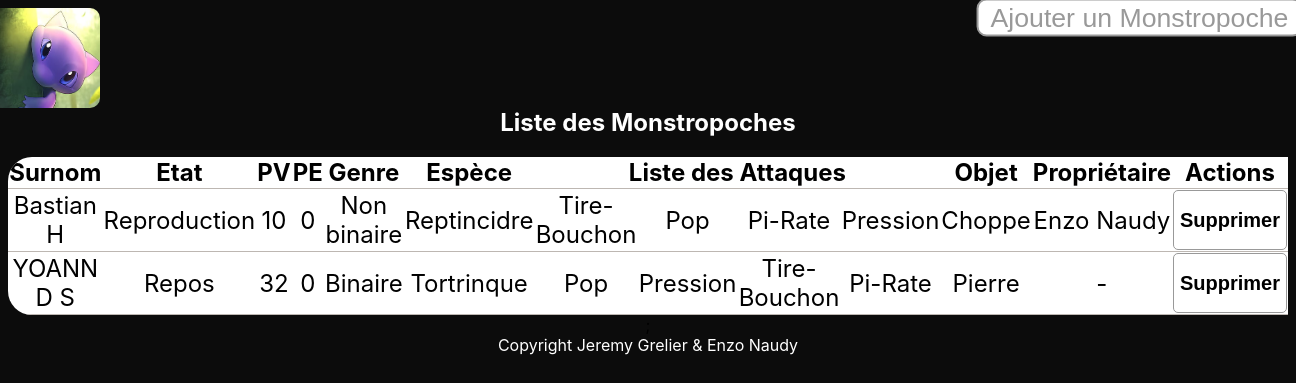
Screenshot of /Site/monstropoches.php with the database file from the repository.
### tables this page shows
CREATE TABLE IF NOT EXISTS `MONSTROPOCHE` (
  `IdMonstropoche` int(11) NOT NULL AUTO_INCREMENT,
  `Surnom` text NOT NULL,
  `Etat` enum('Mission','Repos','Reproduction') NOT NULL,
  `PV` int(11) NOT NULL,
  `PE` int(11) NOT NULL,
  `Genre` enum('Mâle','Femelle','Binaire','Non binaire') NOT NULL,
  `NumEspece` int(11) NOT NULL,
  `IdObjet` int(11) DEFAULT NULL,
  `IdProprietaire` int(11) DEFAULT NULL,
  PRIMARY KEY (`IdMonstropoche`),
  KEY `NumEspece` (`NumEspece`,`IdObjet`,`IdProprietaire`),
  KEY `IdObjet` (`IdObjet`),
  KEY `IdProprietaire` (`IdProprietaire`)
);

CREATE TABLE IF NOT EXISTS `ESPECE` (
  `Numero` int(11) NOT NULL,
  `NomEspece` text NOT NULL,
  `TypeEspece` int(11) NOT NULL,
  `TypeEspece2` int(11) DEFAULT NULL,
  `Sprite` text NOT NULL,
  PRIMARY KEY (`Numero`),
  KEY `TypeEspece` (`TypeEspece`),
  KEY `TypeEspece2` (`TypeEspece2`)
);

CREATE TABLE IF NOT EXISTS `MOVESET_MONSTROPOCHE` (
  `IdAttaque` int(11) NOT NULL,
  `IdMonstropoche` int(11) NOT NULL,
  `Position` enum('1','2','3','4') NOT NULL,
  PRIMARY KEY (`IdAttaque`,`IdMonstropoche`),
  KEY `IdMonstropoche` (`IdMonstropoche`)
);

CREATE TABLE IF NOT EXISTS `ATTAQUE` (
  `IdAttaque` int(11) NOT NULL AUTO_INCREMENT,
  `NomAttaque` text NOT NULL,
  `Puissance` int(11) NOT NULL,
  `Precision` int(11) NOT NULL,
  `TypeAttaque` int(11) NOT NULL,
  PRIMARY KEY (`IdAttaque`),
  KEY `TypeAttaque` (`TypeAttaque`)
);

CREATE TABLE IF NOT EXISTS `OBJET` (
  `IdObjet` int(11) NOT NULL AUTO_INCREMENT,
  `NomObjet` text NOT NULL,
  `BonusPuissance` float NOT NULL,
  `IsUnique` tinyint(1) NOT NULL,
  PRIMARY KEY (`IdObjet`)
);

CREATE TABLE IF NOT EXISTS `PROPRIETAIRE` (
  `IdProprietaire` int(11) NOT NULL AUTO_INCREMENT,
  `NomProprietaire` text NOT NULL,
  `IsJouable` tinyint(1) NOT NULL,
  PRIMARY KEY (`IdProprietaire`)
);

### Site/monstropoches.php (the view, shortened to what this page needs)
<!DOCTYPE html>
<html>
<head>
  <link rel="stylesheet" href="css/monsite.css" />
</head>
<body>
  <?php include "topnav.php" ?>
  <div class="listeEspece">
    <h2>Liste des Monstropoches</h2>
    <?php
    include "connect.php";  ?>
    <table>
      <tr>
        <th>Surnom</th>
        <th>Etat</th>
        <th>PV</th>
        <th>PE</th>
        <th>Genre</th>
        <th>Espèce</th>
        <th colspan="4">Liste des Attaques</th>
        <th>Objet</th>
        <th>Propriétaire</th>
        <th>Actions</th>
      </tr>
      <?php
      $requete1 = "select * from MONSTROPOCHE, ESPECE where MONSTROPOCHE.NumEspece = ESPECE.Numero order by MONSTROPOCHE.IdMonstropoche asc";
      if ($res1 = $dbh->query($requete1))
        $monstropoches =  $res1->fetchAll();
      foreach ($monstropoches as $monstropoche) {
        $requeteobj = "select * from MONSTROPOCHE, OBJET where IdMonstropoche = ".$monstropoche['IdMonstropoche']." and MONSTROPOCHE.IdObjet = OBJET.IdObjet";
      if ($resObjet = $dbh->query($requeteobj))
        $objets = $resObjet->fetchAll();
        $obj = isset($objets[0]['NomObjet'])? $objets[0]['NomObjet'] : '-';
        $requeteproprio = "select * from MONSTROPOCHE, PROPRIETAIRE where IdMonstropoche = ".$monstropoche['IdMonstropoche']." and MONSTROPOCHE.IdProprietaire = PROPRIETAIRE.IdProprietaire";
      if ($resProprio = $dbh->query($requeteproprio))
        $proprios = $resProprio->fetchAll();
        $proprio = isset($proprios[0]['NomProprietaire']) ? $proprios[0]['NomProprietaire'] : '-';
        echo '<td>' . $monstropoche['Surnom'] . '</td>';
        echo '<td>' . $monstropoche['Etat'] . '</td>';
        echo '<td>' . $monstropoche['PV'] . '</td>';
        echo '<td>' . $monstropoche['PE'] . '</td>';
        echo '<td>' . $monstropoche['Genre'] . '</td>';
        echo '<td>' . $monstropoche['NomEspece'] . '</td>';
        $requete2 = "select * from MOVESET_MONSTROPOCHE, ATTAQUE where MOVESET_MONSTROPOCHE.IdAttaque = ATTAQUE.IdAttaque and MOVESET_MONSTROPOCHE.IdMonstropoche = " . $monstropoche['IdMonstropoche'] . " order by MOVESET_MONSTROPOCHE.idMonstropoche asc, MOVESET_MONSTROPOCHE.position asc";
        if ($res2 = $dbh->query($requete2))
          $attaques = $res2->fetchAll();
        foreach ($attaques as $attaque) {
          echo '<td>' . $attaque['NomAttaque'] . '</td>';
        }
        echo '<td>' . $obj . '</td>';
        echo '<td>' . $proprio . '</td>';
        echo '<td><form method="post" action="delete/deleteMonstropoche.php">
                      <button type="submit" name="btnEnvoiForm" title="Envoyer"><h2 style="color:black">Supprimer</h2></button>
                      <input type="hidden" name="id" value="' . $monstropoche['IdMonstropoche'] . '"/>
                      <input type="hidden" name="name" value="' . $monstropoche['Surnom'] . '"/>
                    </form></td>';
      }
      echo '
      </table>
      <button id="openModal"> Ajouter un Monstropoche</button>
   </div>
  <div id="mydialog">
<dialog open class="ModalAddSpecies" role="dialog" aria-modal="true" aria-labelledby="modal-heading" style="height: 420px;">
      <h1 id="modal-heading">Ajouter un Monstropoches</h1>
      <form action="./add/add-monstropoche.php" method="post">
        <label>Surnom : <input type="text" id="Nickname" name="Nickname" required><br></label>
        <label>PV : <input type="number" id="HP" name="HP" min=1 max="100" required><br></label>
        <label>Genre : <select name="Gender" id="Gender" required>
        <option value="">--Choisissez--</option>
        <option value="Male">Mâle</option>
        <option value="Femelle">Femelle</option>
        <option value="Binaire">Binaire</option>
        <option value="Non binaire">Non binaire</option>
        </select> <br> </label>
        <label>Espèce : <select name="Species" id="Species" required>
        <option value="null">--Choisissez--</option>';
      echo '</select> <br></label>
        <label>Attaque : <select name="Attack" id="Attack" required>
        <option value="null">--Choisissez--</option>';
      echo '
        </select> <br></label>
        <label>Attaque : <select name="Attacke" id="Attacke">
        <option value="null">--Choisissez--</option>';
      echo '
        </select> <br></label>
        <label>Attaque : <select name="Attackee" id="Attackee">
        <option value="null">--Choisissez--</option>';
      echo '
        </select> <br></label>
        <label>Attaque : <select name="Attackeee" id="Attackeee">
        <option value="null">--Choisissez--</option>';
      echo '
        </select> <br></label>
        <label>Objet : <select name="Object" id="Object">
        <option value=null>--Choisissez--</option>';
      echo '</select> <br></label>
        <label>Propriétaire : <select name="Owner" id="Owner">
        <option value=null>--Choisissez--</option>';
      echo '</select> <br></label>
        <input type="submit" value="valider">
      </form>
      <button onclick="document.getElementById(\'mydialog\').style.visibility=\'hidden\'" style="position: inherit;top: -4px;left: 80%;border: none;background: transparent;"><img src="assets/376.png" alt="close" style="width: 60px; height: 60px;"/></button>
    </dialog>
</div>
  </div>;' ?>
      <?php include "footer.php" ?>
</body>
</html>

### Site/css/monsite.css (style rules this page uses)
h2 { color: white; }
body { background-image: url('../assets/background.jpg'); background-color: #0c0c0c; font-family: -apple-system, BlinkMacSystemFont, 'Segoe UI', Roboto, Oxygen, Ubuntu, Cantarell, 'Open Sans', 'Helvetica Neue', sans-serif; position: relative; align-content: center; align-items: center; justify-content: center; text-align: center; scroll-behavior: smooth; background-repeat: no-repeat; background-size: cover; }
button { background-color: white; border: 1px solid #999999; color: #999999; border-radius: 5px; }
#openModal { position: absolute; top: 0; right: 5em; scale: 2; }
.listeEspece { margin-top: 100px; }
table { width: 100%; border-collapse: collapse; border-radius: 1em; overflow: hidden; position: relative; display: table; background-color: white; margin: 0 auto; font-size: x-large; border-bottom-right-radius:0 ; border-top-right-radius: 0; }
.listeEspece tr { padding-bottom: 1%; border-bottom: 1px solid #bdb7b2; }

### rows the page displays
monstropoche: Surnom "Bastian H", Etat "Reproduction", PV "10", PE "0", Genre "Non binaire", NumEspece.NomEspece "Reptincidre", IdObjet.NomObjet "Choppe", IdProprietaire.NomProprietaire "Enzo Naudy"
moveset_monstropoche: IdAttaque.NomAttaque "Tire-Bouchon"
moveset_monstropoche: IdAttaque.NomAttaque "Pop"
moveset_monstropoche: IdAttaque.NomAttaque "Pi-Rate"
moveset_monstropoche: IdAttaque.NomAttaque "Pression"
monstropoche: Surnom "YOANN D S", Etat "Repos", PV "32", PE "0", Genre "Binaire", NumEspece.NomEspece "Tortrinque", IdObjet.NomObjet "Pierre", proprio "-"
moveset_monstropoche: IdAttaque.NomAttaque "Pop"
moveset_monstropoche: IdAttaque.NomAttaque "Pression"
moveset_monstropoche: IdAttaque.NomAttaque "Tire-Bouchon"
moveset_monstropoche: IdAttaque.NomAttaque "Pi-Rate"
